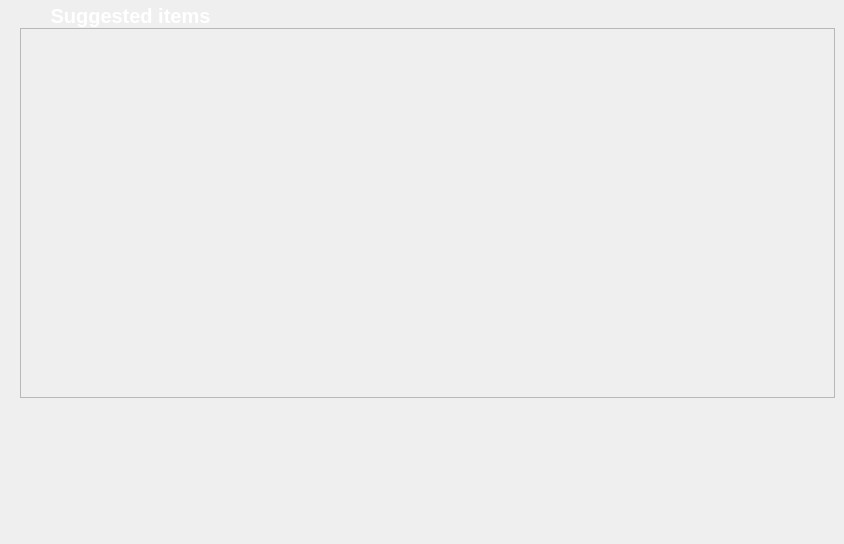
        <widget class="QWidget" name="pg_0_Home_4">
         <property name="styleSheet">
          <string notr="true"/>
         </property>
         <widget class="QLabel" name="lb_interests_0_4">
          <property name="geometry">
           <rect>
            <x>20</x>
            <y>0</y>
            <width>221</width>
            <height>31</height>
           </rect>
          </property>
          <property name="font">
           <font>
            <pointsize>15</pointsize>
            <bold>true</bold>
           </font>
          </property>
          <property name="styleSheet">
           <string notr="true">color: rgb(255, 255, 255);</string>
          </property>
          <property name="text">
           <string>Suggested items</string>
          </property>
          <property name="alignment">
           <set>Qt::AlignCenter</set>
          </property>
         </widget>
         <widget class="QLabel" name="lb_ad_0_4">
          <property name="geometry">
           <rect>
            <x>25</x>
            <y>410</y>
            <width>801</width>
            <height>125</height>
           </rect>
          </property>
          <property name="text">
           <string/>
          </property>
          <property name="pixmap">
           <pixmap resource="Resources.qrc">:/img/assets/img/Ads/CustomerPage/5.png</pixmap>
          </property>
          <property name="scaledContents">
           <bool>true</bool>
          </property>
         </widget>
         <widget class="QFrame" name="frame">
          <property name="geometry">
           <rect>
            <x>20</x>
            <y>28</y>
            <width>815</width>
            <height>370</height>
           </rect>
          </property>
          <property name="frameShape">
           <enum>QFrame::StyledPanel</enum>
          </property>
          <property name="frameShadow">
           <enum>QFrame::Raised</enum>
          </property>
          <layout class="QHBoxLayout" name="horizontalLayout_17">
           <item>
            <layout class="QHBoxLayout" name="horizontalLayout_16"/>
           </item>
          </layout>
         </widget>
         <zorder>lb_ad_0_4</zorder>
         <zorder>frame</zorder>
         <zorder>lb_interests_0_4</zorder>
        </widget>
